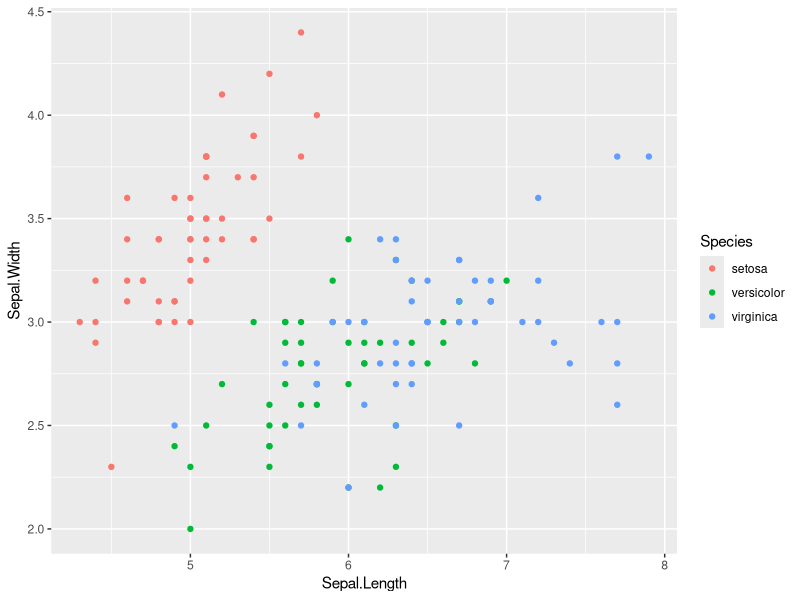
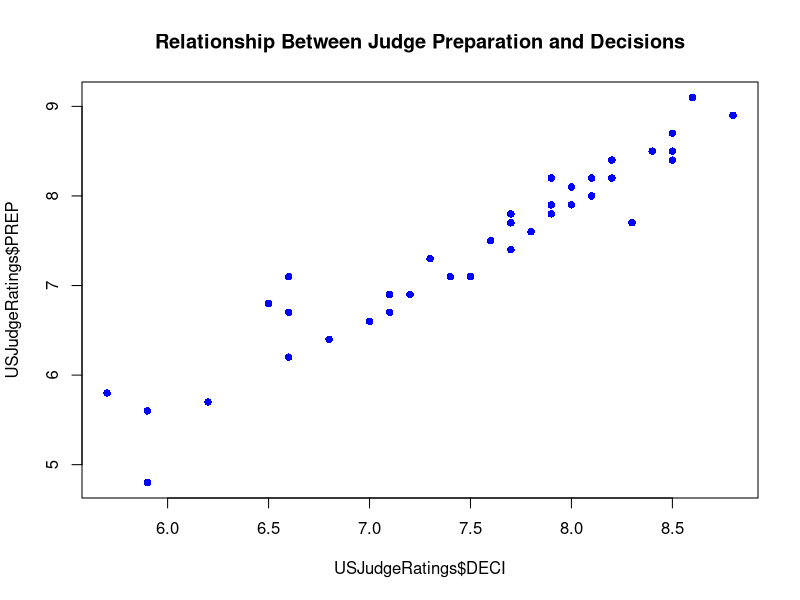

Recreate these plots in R, in order.
## ---- chunk 1
knitr::opts_chunk$set(echo = TRUE)
## ---- chunk 2
library(ggplot2)
ggplot(iris, aes(Sepal.Length, Sepal.Width, color = Species)) + geom_point()
## ---- chunk 3
data(USJudgeRatings)
plot(USJudgeRatings$DECI, USJudgeRatings$PREP,
     main="Relationship Between Judge Preparation and Decisions",
     pch=16, col="blue")
